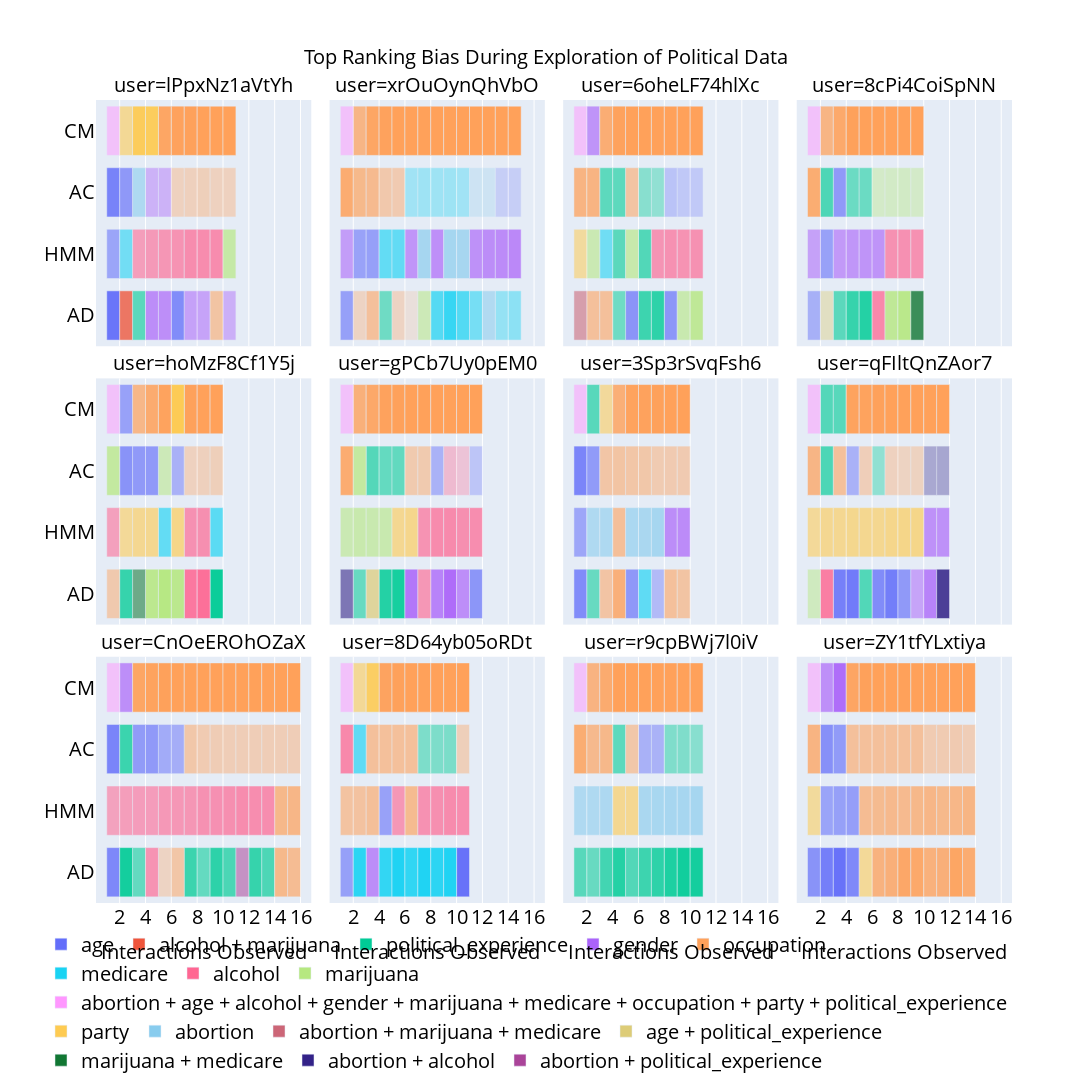

The code cell stored with this chart in its notebook:
### Code cell
bias_metric_per_task = {'party': 'bias-party', 'gender': 'bias-gender', 'occupation':'bias-occupation',
                       'age': 'bias-age', 'political_experience': 'bias-political_experience',
                       'policy_strength_ban_abortion_after_6_weeks': 'bias-policy_strength_ban_abortion_after_6_weeks',
                       'policy_strength_legalize_medical_marijuana':'bias-policy_strength_legalize_medical_marijuana',
                        'policy_strength_increase_medicare_funding': 'bias-policy_strength_increase_medicare_funding',
                       'policy_strength_ban_alcohol_sales_sundays': 'bias-policy_strength_ban_alcohol_sales_sundays'}

bias_metric_per_task_hmm = {'party': 'bias-bias_party', 'gender': 'bias-bias_gender', 'occupation':'bias-bias_occupation',
                       'age': 'bias-bias_age', 'political_experience': 'bias-bias_political_experience',
                       'policy_strength_ban_abortion_after_6_weeks': 'bias-bias_policy_strength_ban_abortion_after_6_weeks',
                       'policy_strength_legalize_medical_marijuana':'bias-bias_policy_strength_legalize_medical_marijuana',
                        'policy_strength_increase_medicare_funding': 'bias-bias_policy_strength_increase_medicare_funding',
                       'policy_strength_ban_alcohol_sales_sundays': 'bias-bias_policy_strength_ban_alcohol_sales_sundays'}

bias_metric_per_task_ac = {'party': 'bias-party', 'gender': 'bias-gender', 'occupation':'bias-occupation',
                       'age': 'bias-age_disc', 'political_experience': 'bias-political_experience_disc',
                       'policy_strength_ban_abortion_after_6_weeks': 'bias-policy_strength_ban_abortion_after_6_weeks_disc',
                       'policy_strength_legalize_medical_marijuana':'bias-policy_strength_legalize_medical_marijuana_disc',
                        'policy_strength_increase_medicare_funding': 'bias-policy_strength_increase_medicare_funding_disc',
                       'policy_strength_ban_alcohol_sales_sundays': 'bias-policy_strength_ban_alcohol_sales_sundays_disc'}

shorten_col = ['policy_strength_legalize_medical_marijuana', 'policy_strength_ban_abortion_after_6_weeks',
                   'policy_strength_increase_medicare_funding', 'policy_strength_ban_alcohol_sales_sundays']

shorten_col_vals = {'policy_strength_legalize_medical_marijuana': 'marijuana',
              'policy_strength_ban_abortion_after_6_weeks': 'abortion',
              'policy_strength_increase_medicare_funding': 'medicare',
              'policy_strength_ban_alcohol_sales_sundays': 'alcohol'}

def user_bias_over_time(user, results, bias_metric_names, alg):
    user_top_bias = pd.DataFrame()
    start_stop_list = []
    attribute_list = []
    session_len = len(interaction_data.loc[interaction_data.user == user, 'interaction_session'].values[0])
    for i in range(session_len):
        if i > 0:
            user_bias_data = results[results.participant_id == user]
            current_max = {'attribute': '', 'bias': 0}
            for attr in bias_metric_names.values():
                attr_clean = [k for k,v in bias_metric_names.items() if v == attr][0]
                if attr_clean in shorten_col:
                    attr_clean = shorten_col_vals[attr_clean]
                current_bias =  float(user_bias_data[attr].values[0][i-1])
                if current_max['bias'] < current_bias:
                    current_max['attribute'] = attr_clean
                    current_max['bias'] = current_bias
                elif current_max['bias'] == current_bias:
                    current_max_str = current_max['attribute'] + ' ' + attr_clean
                    current_max_str = current_max_str.replace(' + ', ' ')
                    split_array = current_max_str.split()
                    list_max_attrs = sorted(split_array)
                    mixed_attr_title = ' + '.join([elem for elem in list_max_attrs])
                    current_max['attribute'] = mixed_attr_title
                    current_max['bias'] = current_bias
            start_stop_list.append(tuple((i, i + 1)))
            user_top_bias = pd.concat([user_top_bias, pd.DataFrame({'user': [user], 'alg': alg,'start': [i],
                                        'stop': [i + 1], 'top_bias': [current_max['attribute']],
                                        'bias_value': [round(current_max['bias'], 2)]})])
    return user_top_bias.reset_index(drop=True), start_stop_list
            
user_list = interaction_data['user'].unique()
all_user_sessions = pd.DataFrame()

for user in user_list:
    df, start_stop = user_bias_over_time(user, political_results_wall, bias_metric_per_task, 'AD')
    df_hmm, start_stop = user_bias_over_time(user, political_results_hmm, bias_metric_per_task_hmm, 'HMM')
    df_cm, start_stop = user_bias_over_time(user, political_results_cm, bias_metric_per_task, 'CM')
    df_ac, start_stop = user_bias_over_time(user, political_results_ac, bias_metric_per_task_ac, 'AC')
    combined_user = pd.concat([df, df_hmm, df_cm, df_ac])
    all_user_sessions = pd.concat([all_user_sessions, combined_user])
    
all_user_sessions['delta'] = all_user_sessions['stop'] - all_user_sessions['start']

colors = px.colors.qualitative.Plotly + px.colors.qualitative.Safe
fig = px.timeline(all_user_sessions, x_start='start', x_end='stop', y='alg', color='top_bias', text='bias_value',
                  facet_col='user', facet_col_wrap = 4,
                  title = 'Top Ranking Bias During Exploration of Political Data',
                 labels = {'alg':''}, facet_row_spacing=0.04, width=2000 , height=1200,
                 color_discrete_sequence=colors)

fig.for_each_xaxis(lambda xaxis: xaxis.update(type='linear'))

for d in fig.data:
    x_array = len(d.x)
    d.x = [1] * x_array

fig.update_xaxes(
    nticks= 16,
    tick0 = 1,
    title_font=dict(size=12)
)

font_size = 20
fig.update_xaxes(title_text = 'Interactions Observed', title_font=dict(size=font_size), row=1, col=1)
fig.update_xaxes(title_text = 'Interactions Observed', title_font=dict(size=font_size), row=1, col=2)
fig.update_xaxes(title_text = 'Interactions Observed', title_font=dict(size=font_size), row=1, col=3)
fig.update_xaxes(title_text = 'Interactions Observed', title_font=dict(size=font_size), row=1, col=4)


fig.update_layout(
    title = dict(x=0.5, xanchor='center', yanchor='top', font_size=font_size),
    legend=dict(title = '', orientation="h", yanchor="bottom", y=-0.22, xanchor="right", x=1),
    font=dict(color='black', size=font_size)
)

fig.for_each_trace(
    lambda trace: trace.update(marker_opacity = trace.text)
)

fig.update_traces(textfont_size=4, textangle=0, text='')
fig.show()
fig.write_image('../output/figs/political_user_session.png', scale=2)
